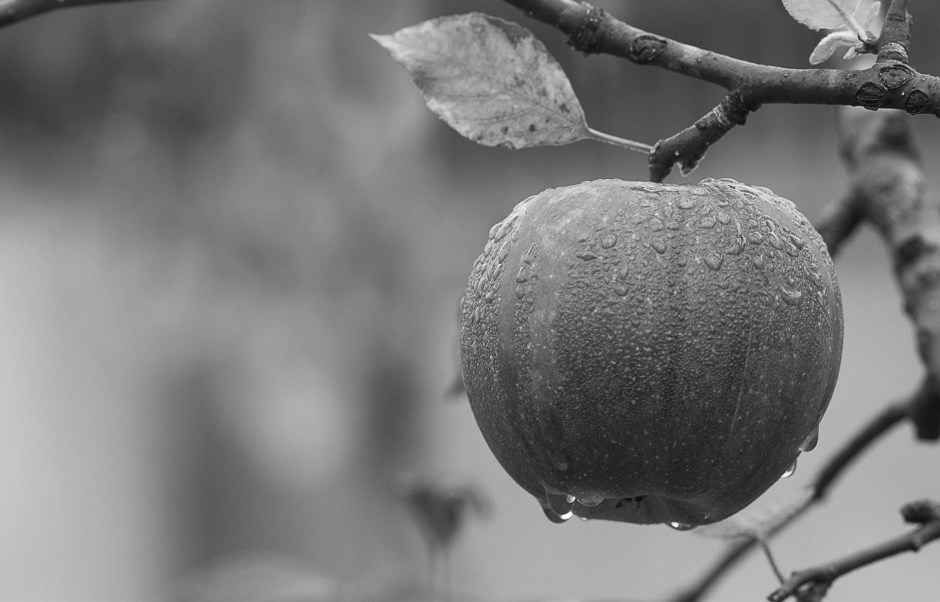
#> input picture gray.jpeg, 1880 x 1204 px (shown at 1/2 size)
$ python 'Histogram processing of an image.py'
#> lines starting #> are read from the running program, lines starting #| are printed output that depends on the picture; pictures that were not available may be replaced by others from this repository, and a replacement may not be noted
#!/usr/bin/env python
# coding: utf-8

# In[1]:Write your code to find the histogram of gray scale image and color image channels


import cv2
import matplotlib.pyplot as plt
import numpy as np
import cv2
Gray_image = cv2.imread("gray.jpeg")
#> Gray_image is the input picture: shape (1204, 1880, 3); min 0, max 255, mean 121.2
Color_image = cv2.imread("rose.jpg")
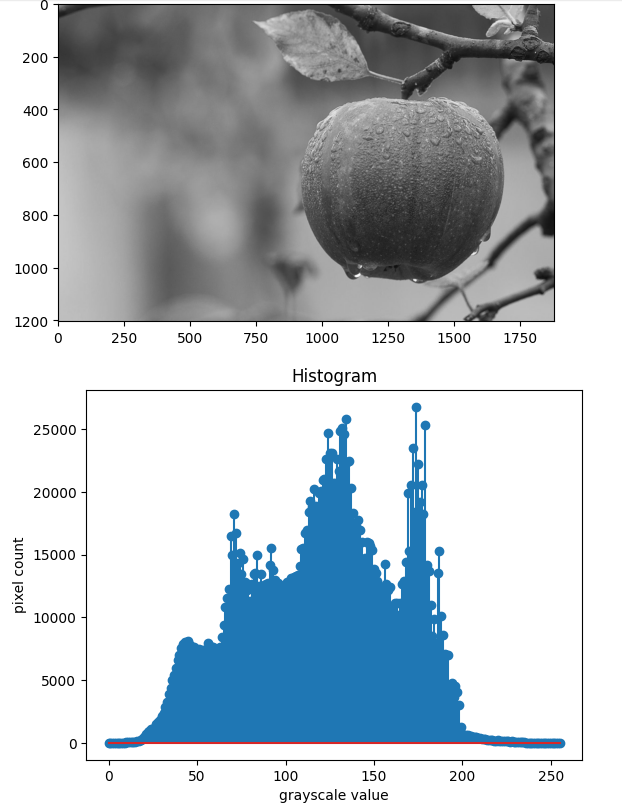
#> input picture image-1.png, 622 x 807 px, given in place of rose.jpg, which was not available
#> Color_image is the input picture: shape (807, 622, 3); mean B, G, R 200.9, 194.1, 184.8
plt.imshow(Gray_image)
plt.show()
plt.imshow(Color_image)
plt.show()


# In[2]:Display the histogram of gray scale image and any one channel histogram from color image


plt.imshow(Gray_image)
plt.show()
hist =cv2.calcHist([Gray_image], [0], None, [256],[0,256])
#> hist = 256 values, max 26771 at index 174, min 1 at index 0, mean 8841.9
plt.figure()
plt.title("Histogram")
plt.xlabel('grayscale value')
plt.ylabel('pixel count')
plt.stem (hist)
plt.show()
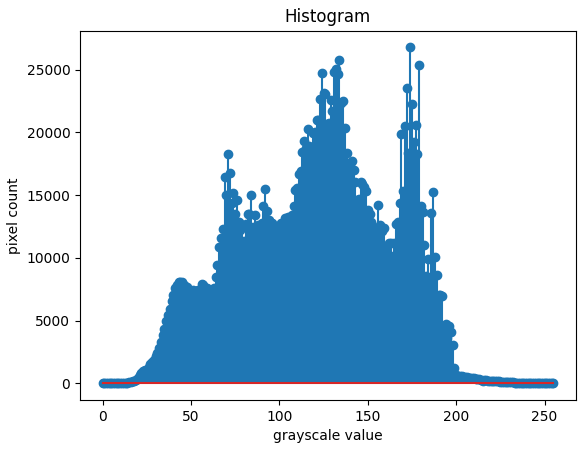
#> figure drawn by matplotlib, 1 panel; curve peaks at x = 174, y = 26771
plt.imshow(Color_image)
plt.show()
hist1=cv2.calcHist([Color_image], [1], None, [256], [0,256])
#> hist1 = 256 values, max 270908 at index 255, min 4 at index 228, mean 1960.8
plt.figure()
plt.title("Histogram of Color Image - Green Channel")
plt.xlabel("Intensity Value")
plt.ylabel("Pixel Count")
plt.stem (hist1)
plt.show()
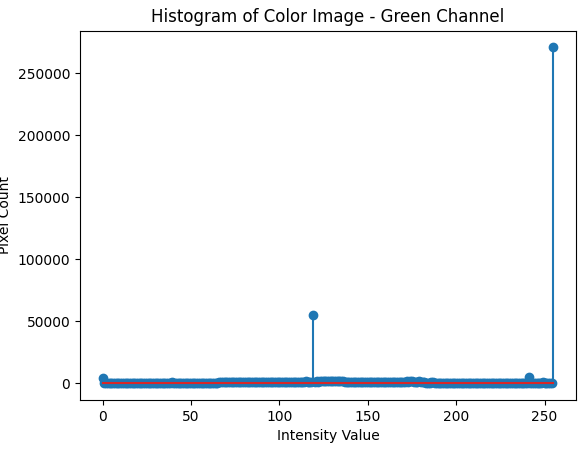
#> figure drawn by matplotlib, 1 panel; curve peaks at x = 255, y = 270908


# In[3]:Write the code to perform histogram equalization of the image.


plt.imshow(Color_image)
plt.show()
hist1=cv2.calcHist([Color_image], [1], None, [256], [0,256])
plt.figure()
plt.title("Histogram of Color Image - Green Channel")
plt.xlabel("Intensity Value")
plt.ylabel("Pixel Count")
plt.stem (hist1)
plt.show()
